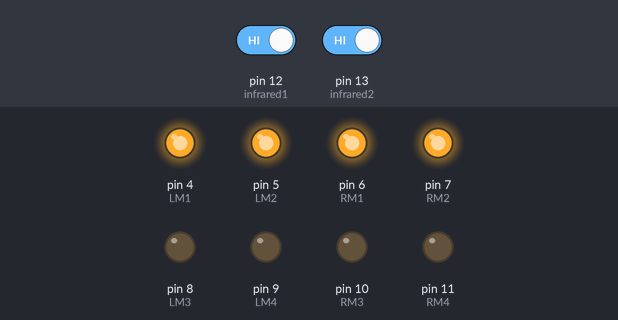
Bench run of a sketch on a simulated Arduino Uno, built with avr-gcc and run on an emulated ATmega328P. Parts: output pins drawn as LEDs (lit = HIGH). Inputs (shaded band) come from the test bench; at power-on: pin 13 (infrared2) HIGH, pin 12 (infrared1) HIGH. What the sketch prints to the serial monitor is not drawn.

Above: at 1.2 s.
1.3 s: pin 13 (infrared2) driven LOW
At 2.5 s:
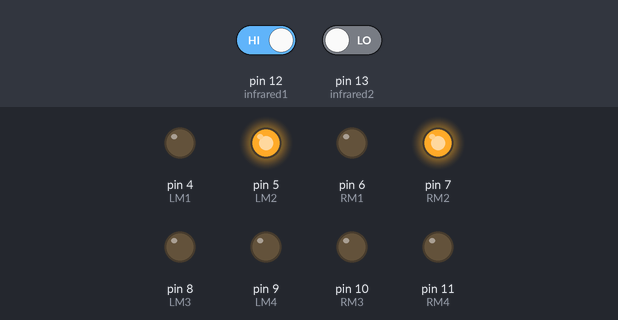
2.8 s: pin 12 (infrared1) driven LOW
At 3.8 s:
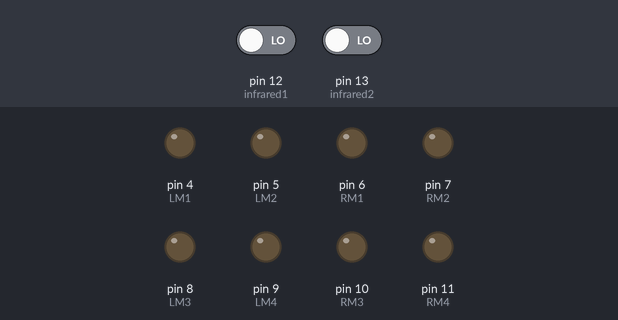
4.3 s: pin 12 (infrared1) driven HIGH
At 4.9 s:
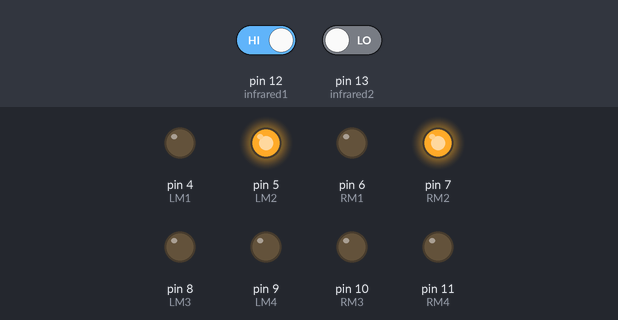
5.8 s: pin 13 (infrared2) driven HIGH
At 7.3 s:
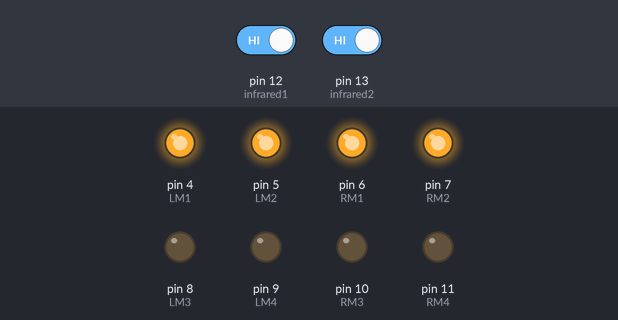
Timing chart, 0 to 8.3 s (numbered marks = the images above; inputs shaded):
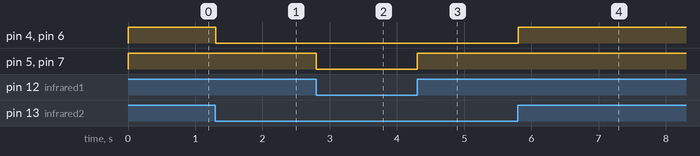

Measured:
- after the input at 1.3 s, pin 4 (LM1), pin 6 (RM1): HIGH → LOW at once
- after the input at 2.8 s, pin 5 (LM2), pin 7 (RM2): HIGH → LOW at once
- after the input at 4.3 s, pin 5 (LM2), pin 7 (RM2): LOW → HIGH at once
- after the input at 5.8 s, pin 4 (LM1), pin 6 (RM1): LOW → HIGH at once

The sketch:

P_1101_motor_infrared.ino
```cpp
#include<SoftwareSerial.h>
/*definningInputs*/
int infrared1  = 12;
int infrared2  = 13;

/*definningOutputs*/
#define LM1 4  //left  motor
#define LM2 5 //left motor
#define RM1 6 //right motor
#define RM2 7//right motor
#define LM3 8// left motor
#define LM4 9//left motor
#define RM3 10//right motor
#define RM4 11//right motor

void motor_control(int i1, int i2, int i3,int i4){
  digitalWrite(LM1,i1);
  digitalWrite(LM2,i2);
  digitalWrite(RM1,i3);
  digitalWrite(RM2,i4);
}

void motor_control2(int j1,int j2, int j3, int j4) {
  digitalWrite(LM3,j1);
  digitalWrite(LM4,j2);
  digitalWrite(RM3,j3);
  digitalWrite(RM4,j4);
}


void setup() {
  // put your setup code here, to run once:
  Serial.begin(9600);
  pinMode(infrared1, INPUT);
  pinMode(infrared2, INPUT);
  for(int i=4;i<=11;i++)
    pinMode(i,OUTPUT);

}


void loop() {
  // put your main code here, to run repeatedly:
  int state1 = digitalRead(infrared1);
  int state2 = digitalRead(infrared2);
  if((state1==0)&&(state2==0))//Condition_1 stop
  {
    motor_control(0,0,0,0);
    Serial.println("1");

  }

  else if((state1==1)&&(state2==1)) //CONDITION-2 FORWARD
  {
    motor_control(1,1,1,1);
    motor_control2(0,0,0,0);
    Serial.println("2");
  }

  else if((state1==1)&&(state2==0))
  {
    motor_control(0,1,0,1);
    Serial.println("4");
  }
  }
```
